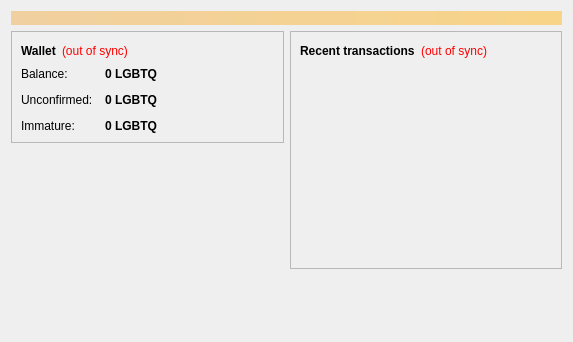
<?xml version="1.0" encoding="UTF-8"?>
<ui version="4.0">
 <class>OverviewPage</class>
 <widget class="QWidget" name="OverviewPage">
  <property name="geometry">
   <rect>
    <x>0</x>
    <y>0</y>
    <width>573</width>
    <height>342</height>
   </rect>
  </property>
  <property name="windowTitle">
   <string>Form</string>
  </property>
  <layout class="QVBoxLayout" name="topLayout">
   <item>
    <widget class="QLabel" name="labelAlerts">
     <property name="visible">
      <bool>false</bool>
     </property>
     <property name="styleSheet">
      <string notr="true">background-color: qlineargradient(x1: 0, y1: 0, x2: 1, y2: 0, stop:0 #F0D0A0, stop:1 #F8D488); color:#000000;</string>
     </property>
     <property name="wordWrap">
      <bool>true</bool>
     </property>
     <property name="margin">
      <number>3</number>
     </property>
    </widget>
   </item>
   <item>
    <layout class="QHBoxLayout" name="horizontalLayout" stretch="1,1">
     <item>
      <layout class="QVBoxLayout" name="verticalLayout_2">
       <item>
        <widget class="QFrame" name="frame">
         <property name="frameShape">
          <enum>QFrame::StyledPanel</enum>
         </property>
         <property name="frameShadow">
          <enum>QFrame::Raised</enum>
         </property>
         <layout class="QVBoxLayout" name="verticalLayout_4">
          <item>
           <layout class="QHBoxLayout" name="horizontalLayout_4">
            <item>
             <widget class="QLabel" name="label_5">
              <property name="font">
               <font>
                <weight>75</weight>
                <bold>true</bold>
               </font>
              </property>
              <property name="text">
               <string>Wallet</string>
              </property>
             </widget>
            </item>
            <item>
             <widget class="QLabel" name="labelWalletStatus">
              <property name="toolTip">
               <string>The displayed information may be out of date. Your wallet automatically synchronizes with the LGBTQoin network after a connection is established, but this process has not completed yet.</string>
              </property>
              <property name="styleSheet">
               <string notr="true">QLabel { color: red; }</string>
              </property>
              <property name="text">
               <string notr="true">(out of sync)</string>
              </property>
              <property name="alignment">
               <set>Qt::AlignLeading|Qt::AlignLeft|Qt::AlignVCenter</set>
              </property>
             </widget>
            </item>
            <item>
             <spacer name="horizontalSpacer_2">
              <property name="orientation">
               <enum>Qt::Horizontal</enum>
              </property>
              <property name="sizeHint" stdset="0">
               <size>
                <width>40</width>
                <height>20</height>
               </size>
              </property>
             </spacer>
            </item>
           </layout>
          </item>
          <item>
           <layout class="QFormLayout" name="formLayout_2">
            <property name="fieldGrowthPolicy">
             <enum>QFormLayout::AllNonFixedFieldsGrow</enum>
            </property>
            <property name="horizontalSpacing">
             <number>12</number>
            </property>
            <property name="verticalSpacing">
             <number>12</number>
            </property>
            <item row="0" column="0">
             <widget class="QLabel" name="label">
              <property name="text">
               <string>Balance:</string>
              </property>
             </widget>
            </item>
            <item row="0" column="1">
             <widget class="QLabel" name="labelBalance">
              <property name="font">
               <font>
                <weight>75</weight>
                <bold>true</bold>
               </font>
              </property>
              <property name="cursor">
               <cursorShape>IBeamCursor</cursorShape>
              </property>
              <property name="toolTip">
               <string>Your current balance</string>
              </property>
              <property name="text">
               <string notr="true">0 LGBTQ</string>
              </property>
              <property name="textInteractionFlags">
               <set>Qt::LinksAccessibleByMouse|Qt::TextSelectableByKeyboard|Qt::TextSelectableByMouse</set>
              </property>
             </widget>
            </item>
            <item row="1" column="0">
             <widget class="QLabel" name="label_3">
              <property name="text">
               <string>Unconfirmed:</string>
              </property>
             </widget>
            </item>
            <item row="1" column="1">
             <widget class="QLabel" name="labelUnconfirmed">
              <property name="font">
               <font>
                <weight>75</weight>
                <bold>true</bold>
               </font>
              </property>
              <property name="cursor">
               <cursorShape>IBeamCursor</cursorShape>
              </property>
              <property name="toolTip">
               <string>Total of transactions that have yet to be confirmed, and do not yet count toward the current balance</string>
              </property>
              <property name="text">
               <string notr="true">0 LGBTQ</string>
              </property>
              <property name="textInteractionFlags">
               <set>Qt::LinksAccessibleByMouse|Qt::TextSelectableByKeyboard|Qt::TextSelectableByMouse</set>
              </property>
             </widget>
            </item>
            <item row="2" column="0">
             <widget class="QLabel" name="labelImmatureText">
              <property name="text">
               <string>Immature:</string>
              </property>
             </widget>
            </item>
            <item row="2" column="1">
             <widget class="QLabel" name="labelImmature">
              <property name="font">
               <font>
                <weight>75</weight>
                <bold>true</bold>
               </font>
              </property>
              <property name="toolTip">
               <string>Mined balance that has not yet matured</string>
              </property>
              <property name="text">
               <string notr="true">0 LGBTQ</string>
              </property>
              <property name="textInteractionFlags">
               <set>Qt::LinksAccessibleByMouse|Qt::TextSelectableByKeyboard|Qt::TextSelectableByMouse</set>
              </property>
             </widget>
            </item>
           </layout>
          </item>
         </layout>
        </widget>
       </item>
       <item>
        <spacer name="verticalSpacer">
         <property name="orientation">
          <enum>Qt::Vertical</enum>
         </property>
         <property name="sizeHint" stdset="0">
          <size>
           <width>20</width>
           <height>40</height>
          </size>
         </property>
        </spacer>
       </item>
      </layout>
     </item>
     <item>
      <layout class="QVBoxLayout" name="verticalLayout_3">
       <item>
        <widget class="QFrame" name="frame_2">
         <property name="frameShape">
          <enum>QFrame::StyledPanel</enum>
         </property>
         <property name="frameShadow">
          <enum>QFrame::Raised</enum>
         </property>
         <layout class="QVBoxLayout" name="verticalLayout">
          <item>
           <layout class="QHBoxLayout" name="horizontalLayout_2">
            <item>
             <widget class="QLabel" name="label_4">
              <property name="text">
               <string>&lt;b&gt;Recent transactions&lt;/b&gt;</string>
              </property>
             </widget>
            </item>
            <item>
             <widget class="QLabel" name="labelTransactionsStatus">
              <property name="toolTip">
               <string>The displayed information may be out of date. Your wallet automatically synchronizes with the LGBTQoin network after a connection is established, but this process has not completed yet.</string>
              </property>
              <property name="styleSheet">
               <string notr="true">QLabel { color: red; }</string>
              </property>
              <property name="text">
               <string notr="true">(out of sync)</string>
              </property>
              <property name="alignment">
               <set>Qt::AlignRight|Qt::AlignTrailing|Qt::AlignVCenter</set>
              </property>
             </widget>
            </item>
            <item>
             <spacer name="horizontalSpacer">
              <property name="orientation">
               <enum>Qt::Horizontal</enum>
              </property>
              <property name="sizeHint" stdset="0">
               <size>
                <width>40</width>
                <height>20</height>
               </size>
              </property>
             </spacer>
            </item>
           </layout>
          </item>
          <item>
           <widget class="QListView" name="listTransactions">
            <property name="styleSheet">
             <string notr="true">QListView { background: transparent; }</string>
            </property>
            <property name="frameShape">
             <enum>QFrame::NoFrame</enum>
            </property>
            <property name="verticalScrollBarPolicy">
             <enum>Qt::ScrollBarAlwaysOff</enum>
            </property>
            <property name="horizontalScrollBarPolicy">
             <enum>Qt::ScrollBarAlwaysOff</enum>
            </property>
            <property name="selectionMode">
             <enum>QAbstractItemView::NoSelection</enum>
            </property>
           </widget>
          </item>
         </layout>
        </widget>
       </item>
       <item>
        <spacer name="verticalSpacer_2">
         <property name="orientation">
          <enum>Qt::Vertical</enum>
         </property>
         <property name="sizeHint" stdset="0">
          <size>
           <width>20</width>
           <height>40</height>
          </size>
         </property>
        </spacer>
       </item>
      </layout>
     </item>
    </layout>
   </item>
  </layout>
 </widget>
 <resources/>
 <connections/>
</ui>
